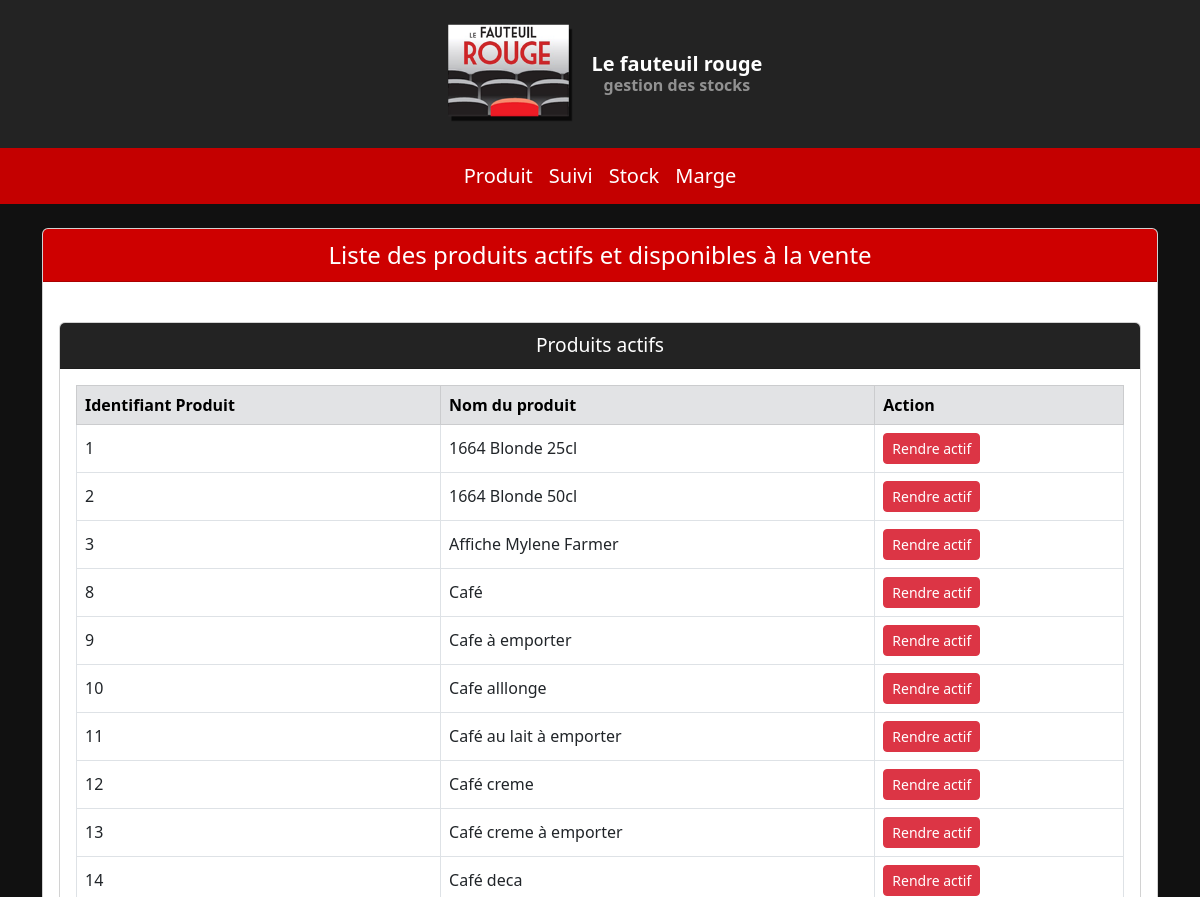
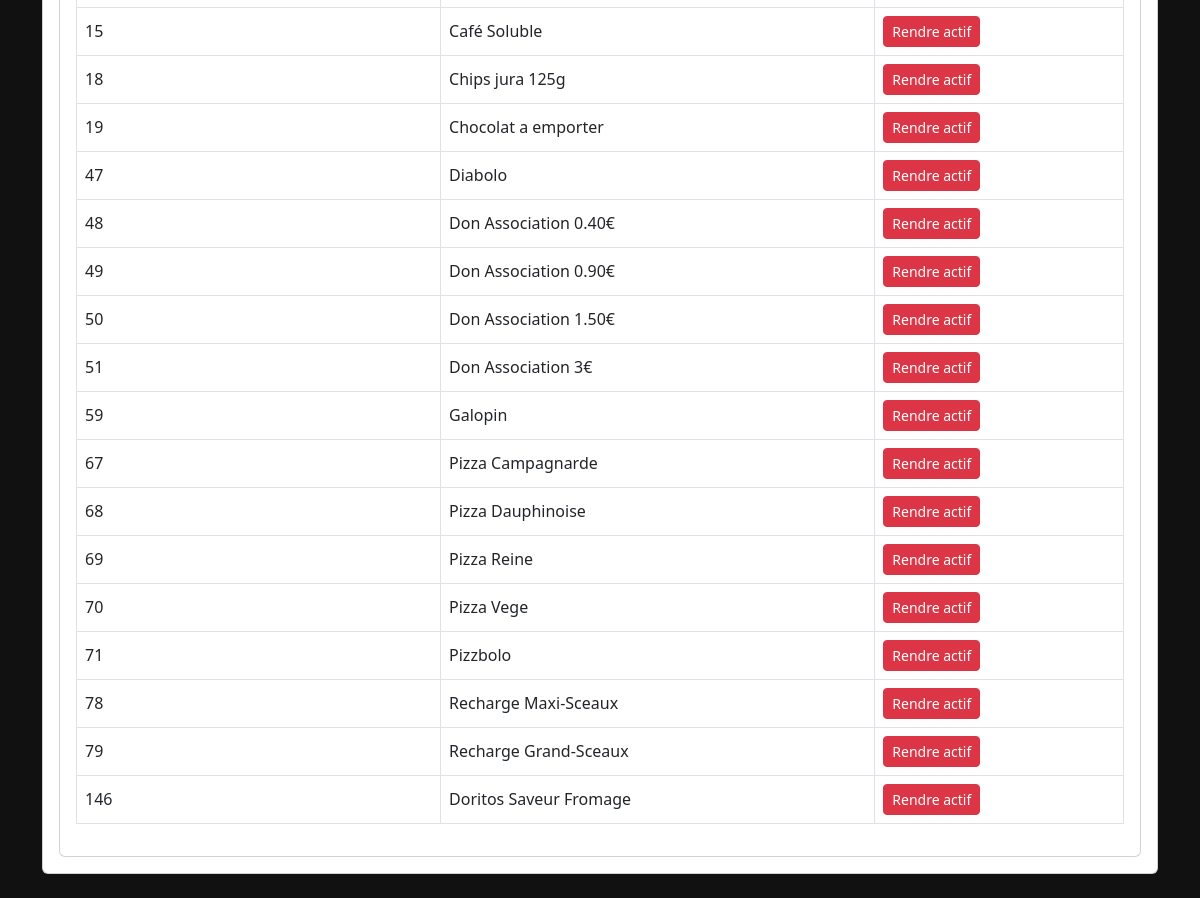
The app's page /page/inactif.php with its own data (2 pictures, top to bottom).
### tables this page shows
CREATE TABLE `Produit` (
  `id_produit` int(11) NOT NULL,
  `nom` varchar(100) NOT NULL,
  `format` float DEFAULT NULL,
  `actif` tinyint(1) DEFAULT 1,
  `id_marque` int(11) DEFAULT NULL,
  `id_categorie` int(11) DEFAULT NULL
);

### page/inactif.php (the view, shortened to what this page needs)
<?php include '../visuel/barre.php'; ?>
<div class="container my-4">
    <div class="card">
        <div class="card-header text-center" style="background-color: rgb(206, 0, 0); color: white; font-size: 1.5rem;">
            Liste des produits actifs et disponibles à la vente
        </div>
        <div class="card-body">
        <?php
        include '../donnée/connect.php';
        $pdo = new PDO('mysql:host=' . $DB_HOST . ';dbname=razanateraa_cinema;charset=utf8', $DB_USER, $DB_PASS);
        $parPage = 30;
        $page = isset($_GET['page']) && is_numeric($_GET['page']) && $_GET['page'] > 0 ? (int)$_GET['page'] : 1;
        $offset = ($page - 1) * $parPage;
        $sql = "SELECT p.id_produit, p.nom
                FROM Produit p
                WHERE p.Actif = 0
                ORDER BY p.id_produit ASC
                LIMIT :offset, :parPage";
        $stmt = $pdo->prepare($sql);
        $stmt->bindValue(':offset', $offset, PDO::PARAM_INT);
        $stmt->bindValue(':parPage', $parPage, PDO::PARAM_INT);
        $stmt->execute();
        ?>
        <div class="card mt-4">
            <div class="card-header text-center" style="background-color: #232323; color: white; font-size: 1.2rem;">
                Produits actifs
            </div>
            <div class="card-body">
                <div class="table-responsive">
                    <table class="table table-bordered align-middle">
                        <thead class="table-secondary">
                            <tr>
                                <th>Identifiant Produit</th>
                                <th>Nom du produit</th>
                                <th>Action</th>
                            </tr>
                        </thead>
                        <tbody>
                        <?php while ($row = $stmt->fetch(PDO::FETCH_ASSOC)): ?>
                            <tr>
                                <td><?= htmlspecialchars($row['id_produit']) ?></td>
                                <td><?= htmlspecialchars($row['nom']) ?></td>
                                <td>
                                    <form method="post" style="margin:0;">
                                        <button type="submit" name="rendre_actif" class="btn btn-danger btn-sm">Rendre actif</button>
                                    </form>
                                </td>
                            </tr>
                        <?php endwhile; ?>
                        </tbody>
                    </table>
                </div>
            </div>
        </div>
        </div>
    </div>
</div>

### records on screen
produit: id_produit "1", nom "1664 Blonde 25cl"
produit: id_produit "2", nom "1664 Blonde 50cl"
produit: id_produit "3", nom "Affiche Mylene Farmer"
produit: id_produit "8", nom "Café"
produit: id_produit "9", nom "Cafe à emporter"
produit: id_produit "10", nom "Cafe alllonge"
produit: id_produit "11", nom "Café au lait à emporter"
produit: id_produit "12", nom "Café creme"
produit: id_produit "13", nom "Café creme à emporter"
produit: id_produit "14", nom "Café deca"
produit: id_produit "15", nom "Café Soluble"
produit: id_produit "18", nom "Chips jura 125g"
produit: id_produit "19", nom "Chocolat a emporter"
produit: id_produit "47", nom "Diabolo"
produit: id_produit "48", nom "Don Association 0.40€"
produit: id_produit "49", nom "Don Association 0.90€"
produit: id_produit "50", nom "Don Association 1.50€"
produit: id_produit "51", nom "Don Association 3€"
produit: id_produit "59", nom "Galopin"
produit: id_produit "67", nom "Pizza Campagnarde"
produit: id_produit "68", nom "Pizza Dauphinoise"
produit: id_produit "69", nom "Pizza Reine"
produit: id_produit "70", nom "Pizza Vege"
produit: id_produit "71", nom "Pizzbolo"
produit: id_produit "78", nom "Recharge Maxi-Sceaux"
produit: id_produit "79", nom "Recharge Grand-Sceaux"
produit: id_produit "146", nom "Doritos Saveur Fromage"
